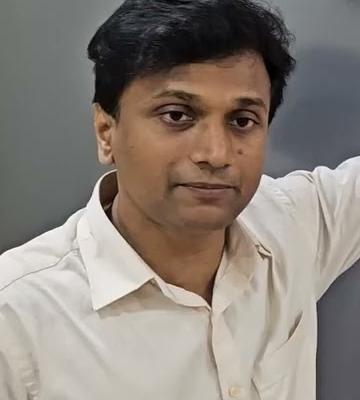
#> input picture assets/prashant_face_crop.jpg, 360 x 400 px
$ python record_prashant_sir_session.py
#> lines starting #> are read from the running program, lines starting #| are printed output that depends on the picture
# /**
#  * @file        record_prashant_sir_session.py
#  * @project     PrathamOne Academy Coaching Institute Management System
#  * @module      00_PRODUCT_OVERVIEW
#  *
#  * @author      Jawahar R. Mallah
#  * @organization Smritisys & AITDL Networks
#  * @client      Prashant Academy Coaching Institute
#  * @copyright   Copyright (c) 2026 PrathamOne EduOS
#  * @license     Proprietary
#  *
#  * @version     1.0.0
#  * @created     2026-11-20
#  * @updated     2026-11-21
#  *
#  * @description 1-minute 1080p EduBoard lecture recording styled after Dean Prashant Tejam's ICSE Class 9 Mathematics lecture (Mean & Median) with authentic Hinglish voiceover, real-time chalk derivations, animated fluorescent highlighters, and camera PiP.
#  */

import os
import sys
import math
import shutil
import subprocess
from pathlib import Path
from PIL import Image, ImageDraw, ImageFont
import imageio_ffmpeg

ROOT = Path(__file__).resolve().parents[1]
OUTPUT_DIR = ROOT / "docs" / "assets" / "commercial"
FRONTEND_MEDIA_DIR = ROOT / "frontend" / "public" / "media" / "commercial"
ARTIFACTS_DIR = Path(r"C:\Users\netma\.gemini\antigravity\brain\0d532662-f973-4d13-b3ec-a0c67bb58f2e")

OUTPUT_DIR.mkdir(parents=True, exist_ok=True)
FRONTEND_MEDIA_DIR.mkdir(parents=True, exist_ok=True)

FINAL_MP4_NAME = "PrashantAcademy_ICSE_Class9_Mean_Original_Lecture_1080p.mp4"
FINAL_OUTPUT_MP4 = OUTPUT_DIR / FINAL_MP4_NAME
FRONTEND_OUTPUT_MP4 = FRONTEND_MEDIA_DIR / FINAL_MP4_NAME

AUDIO_WAV = ROOT / "assets" / "audio" / "original_prashant_calculation_master.wav"
TEACHER_IMG_PATH = ROOT / "assets" / "prashant_face_crop.jpg"

WIDTH = 1920
HEIGHT = 1080
FPS = 30
TOTAL_DURATION = 62.00  # Exact authentic audio length
TOTAL_FRAMES = int(TOTAL_DURATION * FPS)

# Typography fonts
FONT_REGULAR = "C:/Windows/Fonts/segoeui.ttf"
FONT_BOLD = "C:/Windows/Fonts/segoeuib.ttf"
FONT_SERIF_BOLD = "C:/Windows/Fonts/georgiab.ttf"
FONT_MONO_BOLD = "C:/Windows/Fonts/consola.ttf"

font_header_title = ImageFont.truetype(FONT_BOLD, 28)
font_header_sub = ImageFont.truetype(FONT_REGULAR, 19)
font_top_pill = ImageFont.truetype(FONT_BOLD, 14)
font_formula_title = ImageFont.truetype(FONT_BOLD, 22)
font_formula_math = ImageFont.truetype(FONT_BOLD, 22)
font_formula_code = ImageFont.truetype(FONT_MONO_BOLD, 22)
font_large_math = ImageFont.truetype(FONT_BOLD, 28)
font_axis_label = ImageFont.truetype(FONT_BOLD, 18)
font_pip_label = ImageFont.truetype(FONT_BOLD, 13)
font_pip_sub = ImageFont.truetype(FONT_REGULAR, 11)
font_footer = ImageFont.truetype(FONT_REGULAR, 14)
font_badge = ImageFont.truetype(FONT_BOLD, 20)


def create_base_chalkboard():
    """Renders crystal-clear 1920x1080 solid dark greenboard with crisp frame and authentic wooden rail."""
    base = Image.new("RGBA", (WIDTH, HEIGHT), (15, 61, 43, 255))
    draw = ImageDraw.Draw(base)

    # Inner crisp chalkboard frame line (clean school board border)
    draw.rectangle([8, 62, WIDTH - 8, HEIGHT - 26], outline=(28, 92, 66, 255), width=2)

    # Bottom wooden chalk rail
    draw.rectangle([0, HEIGHT - 24, WIDTH, HEIGHT], fill=(58, 38, 22, 255))
    draw.line([0, HEIGHT - 24, WIDTH, HEIGHT - 24], fill=(138, 92, 53, 255), width=2)
    # Chalk pieces in tray
    draw.rectangle([60, HEIGHT - 18, 120, HEIGHT - 8], fill=(245, 245, 245, 255))  # White
    draw.rectangle([140, HEIGHT - 18, 200, HEIGHT - 8], fill=(253, 224, 71, 255))  # Yellow
    draw.rectangle([220, HEIGHT - 18, 280, HEIGHT - 8], fill=(134, 239, 172, 255))  # Green
    draw.rectangle([300, HEIGHT - 18, 360, HEIGHT - 8], fill=(103, 232, 249, 255))  # Blue
    draw.rectangle([WIDTH - 180, HEIGHT - 20, WIDTH - 60, HEIGHT - 6], fill=(45, 25, 12, 255))  # Eraser block
    draw.rectangle([WIDTH - 176, HEIGHT - 18, WIDTH - 64, HEIGHT - 12], fill=(220, 200, 170, 255))  # Felt strip

    return base


def prepare_teacher_pip():
    """Loads Prashant Sir's authentic portrait from YouTube video and crops to circular PiP."""
    if not TEACHER_IMG_PATH.exists():
        return None

    img = Image.open(TEACHER_IMG_PATH).convert("RGB")
    w, h = img.size
    crop_size = min(w, h)
    left = (w - crop_size) // 2
    top = int((h - crop_size) * 0.1)
    img = img.crop((left, top, left + crop_size, top + crop_size))

    pip_size = 230
    img = img.resize((pip_size, pip_size), Image.Resampling.LANCZOS)

    # Circle mask
    mask = Image.new("L", (pip_size, pip_size), 0)
    draw_mask = ImageDraw.Draw(mask)
    draw_mask.ellipse((0, 0, pip_size, pip_size), fill=255)

    circular_img = Image.new("RGBA", (pip_size, pip_size), (0, 0, 0, 0))
    circular_img.paste(img, (0, 0), mask)

    # Double outline border (inner cyan, outer white)
    border = Image.new("RGBA", (pip_size + 10, pip_size + 10), (0, 0, 0, 0))
    bdraw = ImageDraw.Draw(border)
    bdraw.ellipse((0, 0, pip_size + 9, pip_size + 9), outline=(56, 189, 248, 220), width=3)
    bdraw.ellipse((2, 2, pip_size + 7, pip_size + 7), outline=(255, 255, 255, 240), width=2)
    border.paste(circular_img, (5, 5), circular_img)

    return border


def render_prashant_sir_lecture():
    print(f"[RENDER] Starting Prashant Sir ICSE Class 9 Math Lecture Recording...")
    print(f"[TARGET] {WIDTH}x{HEIGHT} @ {FPS}fps, Total Frames: {TOTAL_FRAMES} (~{TOTAL_DURATION:.1f}s)")

    base_board = create_base_chalkboard()
#> in create_base_chalkboard, `base = Image.new("RGBA", (WIDTH, HEIGHT), (15, 61, 43, 255))`:
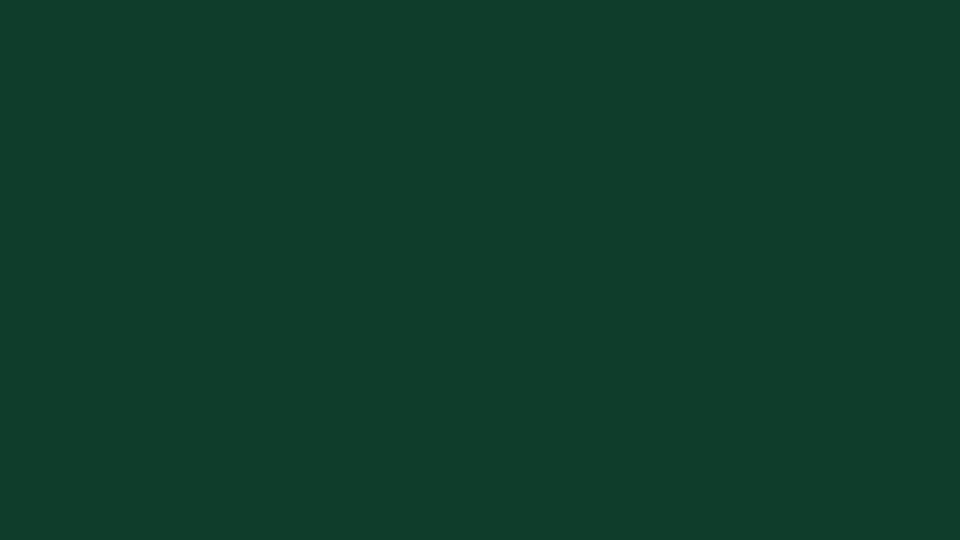
#> base: PIL image 1920x1080 RGBA (shown at 1/2 size); mean R, G, B, A 15, 61, 43, 255
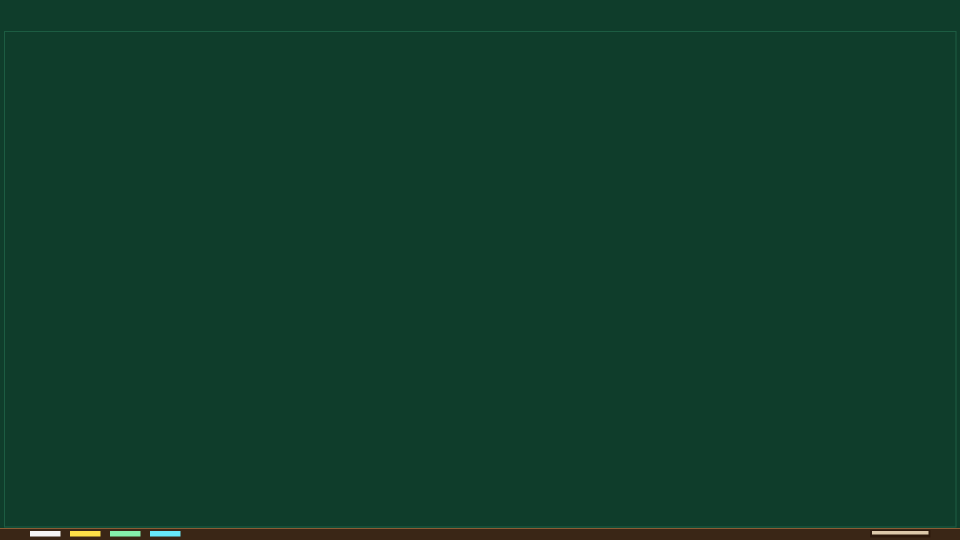
#> base_board: PIL image 1920x1080 RGBA (shown at 1/2 size); mean R, G, B, A 16.4, 61.1, 43, 255
    teacher_pip = prepare_teacher_pip()
#> in prepare_teacher_pip, img is the input picture: PIL image 360x400 RGB; mean R, G, B 138.4, 129.4, 121.6
#> in prepare_teacher_pip, `img = img.crop((left, top, left + crop_size, top + crop_size))`:
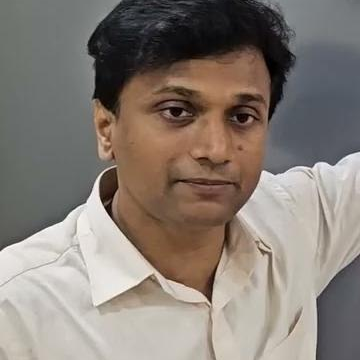
#> img: PIL image 360x360 RGB; mean R, G, B 134.9, 125.3, 117.6
#> in prepare_teacher_pip, `mask = Image.new("L", (pip_size, pip_size), 0)`: mask: PIL image 230x230 L; every value is 0
#> in prepare_teacher_pip, `circular_img = Image.new("RGBA", (pip_size, pip_size), (0, 0, 0, 0))`: circular_img: PIL image 230x230 RGBA; every value is 0
#> in prepare_teacher_pip, `circular_img.paste(img, (0, 0), mask)`:
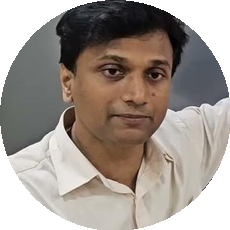
#> circular_img: PIL image 230x230 RGBA; mean R, G, B, A 106.9, 97.2, 89.9, 201.7; transparent parts drawn white
#> in prepare_teacher_pip, `border = Image.new("RGBA", (pip_size + 10, pip_size + 10), (0, 0, 0, 0))`: border: PIL image 240x240 RGBA; every value is 0
#> in prepare_teacher_pip, `border.paste(circular_img, (5, 5), circular_img)`:
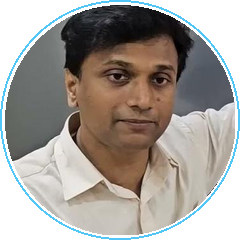
#> border: PIL image 240x240 RGBA; mean R, G, B, A 105.8, 100.4, 95.2, 196.8; transparent parts drawn white

    ffmpeg_exe = imageio_ffmpeg.get_ffmpeg_exe()

    cmd = [
        ffmpeg_exe,
        "-y",
        "-f", "rawvideo",
        "-vcodec", "rawvideo",
        "-s", f"{WIDTH}x{HEIGHT}",
        "-pix_fmt", "rgb24",
        "-r", str(FPS),
        "-i", "-",  # Raw frames pipe
        "-i", str(AUDIO_WAV),  # Mastered audio
        "-c:v", "libx264",
        "-preset", "fast",
        "-crf", "18",
        "-pix_fmt", "yuv420p",
        "-c:a", "aac",
        "-b:a", "192k",
        "-movflags", "+faststart",
        str(FINAL_OUTPUT_MP4),
    ]

    proc = subprocess.Popen(cmd, stdin=subprocess.PIPE)

    try:
        for f in range(TOTAL_FRAMES):
            t = f / float(FPS)
            current_sec = int(t)

            frame = base_board.copy()
            draw = ImageDraw.Draw(frame)

            # ─────────────────────────────────────────────────────────────
            # 1. TOP HEADER STATUS BAR (Focus Mode with Live Timer)
            # ─────────────────────────────────────────────────────────────
            draw.rectangle([0, 0, WIDTH, 54], fill=(10, 28, 20, 240))
            draw.line([0, 54, WIDTH, 54], fill=(255, 255, 255, 35), width=1)

            # Left Badge
            draw.rounded_rectangle([24, 12, 260, 42], radius=6, fill=(16, 75, 48, 255), outline=(52, 211, 153, 200), width=1)
            draw.text((36, 17), "ICSE IX • MATHS: STATISTICS", font=font_top_pill, fill=(209, 250, 229))

            # Center Title
            draw.text((280, 17), "Mean & Median — Arithmetic Formulations, Shortcuts & Shift Properties", font=font_top_pill, fill=(245, 245, 245))

            # Acoustic Auto-Tuning Pill
            draw.rounded_rectangle([1360, 12, 1680, 42], radius=6, fill=(18, 38, 58, 255), outline=(56, 189, 248, 180), width=1)
            draw.text((1375, 17), "Boya Lapel Mic • AGC Active • 80Hz HPF", font=font_top_pill, fill=(186, 230, 253))

            # Pulsing Red Recording Indicator Pill
            rec_pill_x1 = 1710
            rec_pill_x2 = 1896
            draw.rounded_rectangle([rec_pill_x1, 12, rec_pill_x2, 42], radius=6, fill=(190, 18, 60, 255), outline=(244, 63, 94, 255), width=1)

            pulse_radius = 4.5 + 1.5 * math.sin(t * 6.0)
            dot_cx = rec_pill_x1 + 18
            dot_cy = 27
            draw.ellipse([dot_cx - pulse_radius, dot_cy - pulse_radius, dot_cx + pulse_radius, dot_cy + pulse_radius], fill=(255, 255, 255, 255))

            rec_min = current_sec // 60
            rec_s = current_sec % 60
            draw.text((dot_cx + 12, 17), f"REC {rec_min:02d}:{rec_s:02d}", font=font_top_pill, fill=(255, 255, 255))

            # ─────────────────────────────────────────────────────────────
            # 2. CHALK LESSON PROGRESSION (Synchronized to Prashant Sir)
            # ─────────────────────────────────────────────────────────────

            # Phase 1 (t >= 0.8s): Title and topic appear
            if t >= 0.8:
                draw.text((60, 75), "ICSE CLASS IX • MATHEMATICS • CHAPTER: STATISTICS", font=font_header_title, fill=(253, 224, 71))
                draw.text((60, 115), "Topic: Arithmetic Mean (x̄) — Definitions, Formula & Transformation Properties", font=font_header_sub, fill=(134, 239, 172))
                draw.line([(60, 146), (1550, 146)], fill=(52, 211, 153, 140), width=1)

            # Phase 2 (t >= 6.0s): Nomenclature & Notation (x-bar)
            if t >= 6.0:
                draw.rounded_rectangle([60, 168, 880, 260], radius=8, fill=(11, 46, 32, 230), outline=(52, 211, 153, 160), width=1)
                draw.text((80, 180), "NOMENCLATURE:", font=font_formula_title, fill=(253, 224, 71))
                draw.text((290, 178), "Mean Symbol = x̄  (\"x-bar\")", font=font_large_math, fill=(255, 255, 255))
                draw.text((80, 222), "Greek letter Σ (Sigma) represents \"Sum of all terms\"", font=font_header_sub, fill=(186, 230, 253))

            # Phase 3 (t >= 11.0s): The Canonical Mean Formula
            if t >= 11.0:
                draw.rounded_rectangle([60, 280, 880, 430], radius=10, fill=(11, 46, 32, 230), outline=(56, 189, 248, 180), width=2)
                draw.text((80, 295), "CANONICAL FORMULA:", font=font_formula_title, fill=(103, 232, 249))
                draw.text((120, 335), "x̄ = (Σ x) / n", font=font_large_math, fill=(253, 224, 71))
                draw.text((120, 385), "=  Sum of Observations  /  Total Number of Observations", font=font_formula_math, fill=(245, 245, 245))

            # Phase 4 (t >= 18.0s): Live Classroom Observations (Weights: 50, 60, 50, 80)
            if t >= 18.0:
                draw.rounded_rectangle([60, 450, 880, 630], radius=10, fill=(11, 46, 32, 230), outline=(255, 255, 255, 60), width=1)
                draw.text((80, 465), "LIVE CLASS OBSERVATIONS (Student Weights):", font=font_formula_title, fill=(253, 224, 71))
                draw.text((80, 505), "Weights:  50 kg,   60 kg,   50 kg,   80 kg", font=font_large_math, fill=(255, 255, 255))
                draw.text((80, 555), "Total number of students (n) = 4", font=font_formula_math, fill=(186, 230, 253))
                draw.text((80, 590), "Sum (Σ x) = 50 + 60 + 50 + 80 = 240 kg", font=font_large_math, fill=(134, 239, 172))

            # Phase 5 (t >= 28.0s): Arithmetic Calculation of Mean
            if t >= 28.0:
                draw.rounded_rectangle([60, 650, 880, 770], radius=10, fill=(11, 46, 32, 240), outline=(52, 211, 153, 200), width=2)
                draw.text((80, 665), "MEAN CALCULATION:", font=font_formula_title, fill=(253, 224, 71))
                draw.text((100, 705), "x̄ = 240 / 4 = 60 kg", font=font_large_math, fill=(255, 255, 255))

            # Phase 6 (t >= 35.0s): Right Panel — Faulty Scale Scenario & Uniform Shift
            if t >= 35.0:
                draw.rounded_rectangle([920, 168, 1580, 770], radius=12, fill=(10, 42, 30, 240), outline=(52, 211, 153, 180), width=2)
                draw.text((950, 190), "FUNDAMENTAL SHIFT PROPERTY", font=font_formula_title, fill=(253, 224, 71))
                draw.line([(950, 225), (1550, 225)], fill=(52, 211, 153, 100), width=1)

                draw.text((950, 245), "Scenario: Weighing Scale Under-Measured (+5 kg)", font=font_formula_math, fill=(245, 245, 245))
                draw.text((950, 280), "Every student weight increases uniformly by +5 kg:", font=font_header_sub, fill=(186, 230, 253))
                draw.text((980, 315), "55 kg,   65 kg,   55 kg,   85 kg", font=font_formula_code, fill=(255, 255, 255))

                draw.text((950, 365), "Do we re-add all 4,000 numbers from scratch? NO!", font=font_formula_math, fill=(252, 165, 165))

            # Phase 7 (t >= 44.0s): Golden Property Rule Box
            if t >= 44.0:
                draw.rounded_rectangle([950, 410, 1550, 540], radius=8, fill=(16, 75, 48, 240), outline=(52, 211, 153, 220), width=2)
                draw.text((970, 425), "* THE GOLDEN PROPERTY OF MEAN:", font=font_formula_title, fill=(253, 224, 71))
                draw.text((970, 460), "If each observation changes by +k:", font=font_formula_math, fill=(255, 255, 255))
                draw.text((970, 495), "New Mean = x̄ + k  =  60 + 5 = 65 kg", font=font_large_math, fill=(255, 255, 255))

                # Also list other properties
                draw.text((950, 560), "- Uniform subtraction:   x_i - k  =>  x̄ - k", font=font_formula_math, fill=(209, 250, 229))
                draw.text((950, 595), "- Uniform multiplication: x_i * k => x̄ * k", font=font_formula_math, fill=(209, 250, 229))
                draw.text((950, 630), "- Uniform division:       x_i / k  =>  x̄ / k", font=font_formula_math, fill=(209, 250, 229))

            # Phase 8 (t >= 53.0s): ANIMATED FLUORESCENT YELLOW HIGHLIGHTER SWEEP ON FIRST MEAN!
            if t >= 53.0:
                hl_prog = min(1.0, (t - 53.0) / 2.2)
                hl_x1 = 90
                hl_x2 = hl_x1 + (440 - hl_x1) * hl_prog
                hl_y1 = 698
                hl_y2 = 746

                hl_overlay = Image.new("RGBA", (WIDTH, HEIGHT), (0, 0, 0, 0))
                hl_draw = ImageDraw.Draw(hl_overlay)
                hl_draw.rectangle([hl_x1, hl_y1, hl_x2, hl_y2], fill=(253, 224, 71, 100))  # Fluorescent yellow
                frame = Image.alpha_composite(frame, hl_overlay)
                draw = ImageDraw.Draw(frame)

                if hl_prog < 1.0:
                    cursor_x = int(hl_x2)
                    cursor_y = int((hl_y1 + hl_y2) / 2)
                    draw.ellipse([cursor_x - 6, cursor_y - 6, cursor_x + 6, cursor_y + 6], fill=(253, 224, 71, 240), outline=(255, 255, 255, 255), width=2)

            # Phase 9 (t >= 57.0s): ANIMATED NEON GREEN HIGHLIGHTER SWEEP ON SHIFT PROPERTY!
            if t >= 57.0:
                hl2_prog = min(1.0, (t - 57.0) / 2.5)
                hl2_x1 = 960
                hl2_x2 = hl2_x1 + (1530 - hl2_x1) * hl2_prog
                hl2_y1 = 490
                hl2_y2 = 538

                hl2_overlay = Image.new("RGBA", (WIDTH, HEIGHT), (0, 0, 0, 0))
                hl2_draw = ImageDraw.Draw(hl2_overlay)
                hl2_draw.rectangle([hl2_x1, hl2_y1, hl2_x2, hl2_y2], fill=(134, 239, 172, 95))  # Neon green
                frame = Image.alpha_composite(frame, hl2_overlay)
                draw = ImageDraw.Draw(frame)

                if hl2_prog < 1.0:
                    cursor_x = int(hl2_x2)
                    cursor_y = int((hl2_y1 + hl2_y2) / 2)
                    draw.ellipse([cursor_x - 6, cursor_y - 6, cursor_x + 6, cursor_y + 6], fill=(134, 239, 172, 240), outline=(255, 255, 255, 255), width=2)

            # Phase 10 (t >= 58.0s): PRASHANT SIR'S SIGNATURE CATCHPHRASE BADGE!
            if t >= 58.0:
                badge_w = 480
                badge_h = 56
                badge_bx = 960
                badge_by = 685
                draw.rounded_rectangle([badge_bx, badge_by, badge_bx + badge_w, badge_by + badge_h], radius=10, fill=(217, 119, 6, 240), outline=(253, 224, 71, 255), width=2)
                draw.text((badge_bx + 20, badge_by + 14), "★ \"BAAT SAMAJH MEIN AAYI?\" — Prashant Sir", font=font_badge, fill=(255, 255, 255))

            # ─────────────────────────────────────────────────────────────
            # 3. TEACHER CAMERA PiP (Authentic Prashant Sir Portrait)
            # ─────────────────────────────────────────────────────────────
            if teacher_pip:
                pip_w, pip_h = teacher_pip.size
                pip_x = WIDTH - pip_w - 36
                pip_y = HEIGHT - pip_h - 40

                # Subtle breathing / talking motion
                scale_factor = 1.0 + 0.015 * math.sin(t * 8.0)
                scaled_w = int(pip_w * scale_factor)
                scaled_h = int(pip_h * scale_factor)
                scaled_pip = teacher_pip.resize((scaled_w, scaled_h), Image.Resampling.BILINEAR)

                frame.paste(scaled_pip, (pip_x - (scaled_w - pip_w) // 2, pip_y - (scaled_h - pip_h) // 2), scaled_pip)

                # Teacher Name Tag Badge under PiP
                badge_x = pip_x + 4
                badge_y = pip_y + pip_h - 24
                badge_w = 232
                badge_h = 42
                draw.rounded_rectangle([badge_x, badge_y, badge_x + badge_w, badge_y + badge_h], radius=6, fill=(11, 37, 89, 240), outline=(217, 119, 6, 220), width=1)
                draw.text((badge_x + 16, badge_y + 4), "Dean Prashant Tejam", font=font_pip_label, fill=(255, 255, 255))
                draw.text((badge_x + 16, badge_y + 21), "Prashant Academy • ICSE Maths", font=font_pip_sub, fill=(186, 230, 253))

            # ─────────────────────────────────────────────────────────────
            # 4. BOTTOM FOOTER ATTRIBUTION
            # ─────────────────────────────────────────────────────────────
            draw.text((60, HEIGHT - 46), "Prashant Academy Coaching Institute • PrathamOne EduOS Classroom Recording Engine", font=font_footer, fill=(255, 255, 255, 120))
            draw.text((WIDTH - 540, HEIGHT - 46), "Highlighter (H) • Boya Mic AGC • 1080p 30 FPS", font=font_footer, fill=(255, 255, 255, 120))

            # Stream RGB frame to FFmpeg pipe
            rgb_frame = frame.convert("RGB")
            proc.stdin.write(rgb_frame.tobytes())

            if f % 180 == 0 or f == TOTAL_FRAMES - 1:
                pct = (f + 1) / float(TOTAL_FRAMES) * 100.0
                print(f"[PROGRESS] Rendered frame {f+1}/{TOTAL_FRAMES} ({pct:.1f}%) — {t:.1f}s / {TOTAL_DURATION:.1f}s")

    finally:
        proc.stdin.close()
        proc.wait()

    print(f"[SUCCESS] Lecture video rendered to: {FINAL_OUTPUT_MP4} (Size: {FINAL_OUTPUT_MP4.stat().st_size / (1024*1024):.2f} MB)")

    # Copy to frontend public media directory and artifacts
    shutil.copy2(FINAL_OUTPUT_MP4, FRONTEND_OUTPUT_MP4)
    print(f"[COPIED] Frontend public: {FRONTEND_OUTPUT_MP4}")

    artifact_copy = ARTIFACTS_DIR / FINAL_MP4_NAME
    shutil.copy2(FINAL_OUTPUT_MP4, artifact_copy)
    print(f"[COPIED TO ARTIFACTS] {artifact_copy}")

    # Extract keyframes for inspection
    extract_keyframes(FINAL_OUTPUT_MP4)


# [26 lines left out: function extract_keyframes, not called in this run]


if __name__ == "__main__":
    render_prashant_sir_lecture()
#> (the call stopped at in render_prashant_sir_lecture, `ffmpeg_exe = imageio_ffmpeg.get_ffmpeg_exe()`: imageio_ffmpeg is not available in this run)

$ run again, with assets/prashant_video_thumb_hq.jpg copied over assets/prashant_face_crop.jpg
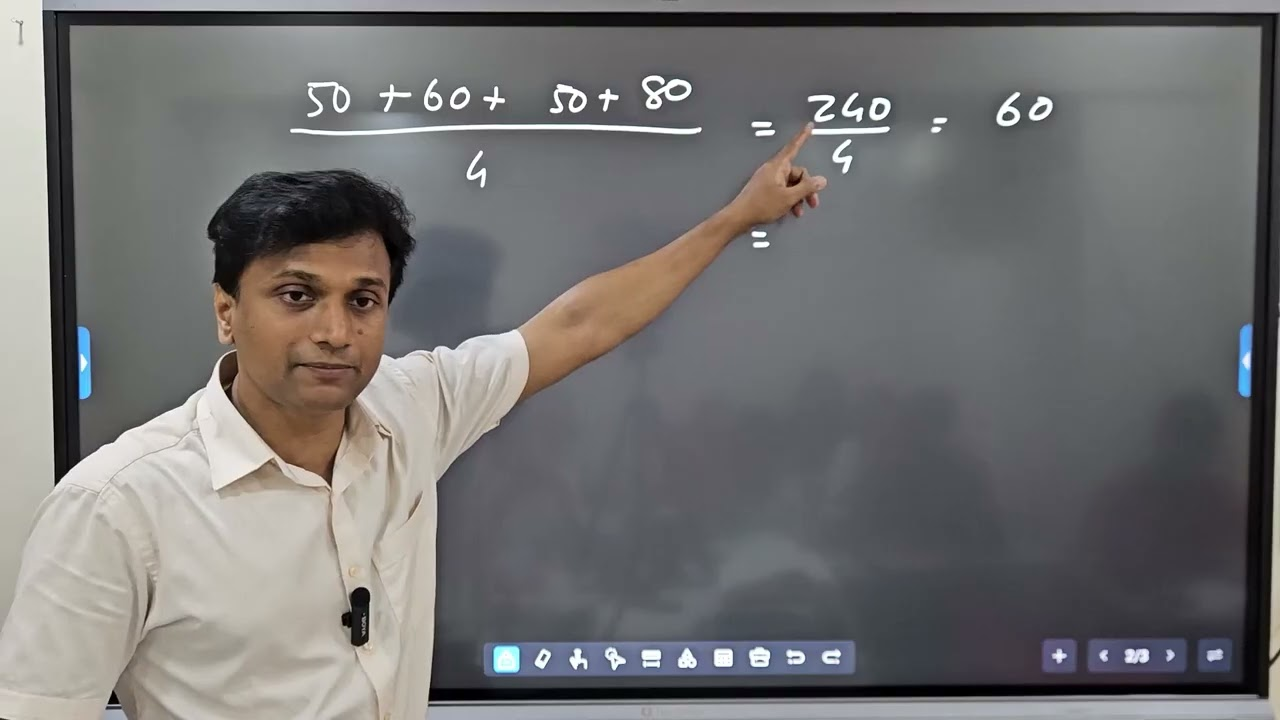
#> input picture assets/prashant_video_thumb_hq.jpg, 1280 x 720 px
#> in prepare_teacher_pip, img is the input picture: PIL image 1280x720 RGB; mean R, G, B 115.2, 114.4, 114
#> in prepare_teacher_pip, `img = img.resize((pip_size, pip_size), Image.Resampling.LANCZOS)`:
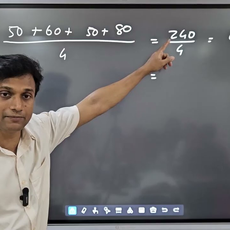
#> img: PIL image 230x230 RGB; mean R, G, B 112.4, 110.8, 111.5
#> mask: PIL image 230x230 L; every value is 0
#> in prepare_teacher_pip, `border.paste(circular_img, (5, 5), circular_img)`:
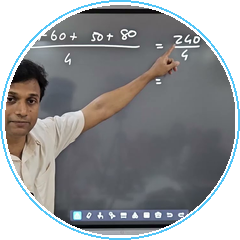
#> border: PIL image 240x240 RGBA; mean R, G, B, A 88.8, 90.8, 93, 196.8; transparent parts drawn white
